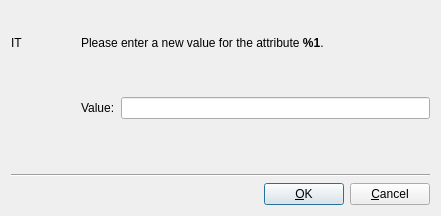
<?xml version="1.0" encoding="UTF-8"?>
<ui version="4.0">
 <class>StandardEditorDesign</class>
 <widget class="QDialog" name="StandardEditorDesign">
  <property name="geometry">
   <rect>
    <x>0</x>
    <y>0</y>
    <width>441</width>
    <height>216</height>
   </rect>
  </property>
  <property name="windowTitle">
   <string>Edit attribute</string>
  </property>
  <layout class="QGridLayout">
   <item row="0" column="0">
    <widget class="QLabel" name="iconLabel">
     <property name="sizePolicy">
      <sizepolicy hsizetype="Fixed" vsizetype="Fixed">
       <horstretch>0</horstretch>
       <verstretch>0</verstretch>
      </sizepolicy>
     </property>
     <property name="minimumSize">
      <size>
       <width>64</width>
       <height>64</height>
      </size>
     </property>
     <property name="text">
      <string comment="DO NOT TRANSLATE">IT</string>
     </property>
     <property name="wordWrap">
      <bool>false</bool>
     </property>
    </widget>
   </item>
   <item row="0" column="1">
    <widget class="QLabel" name="attributeLabel">
     <property name="text">
      <string>Please enter a new value for the attribute &lt;b&gt;%1&lt;/b&gt;.</string>
     </property>
     <property name="wordWrap">
      <bool>false</bool>
     </property>
    </widget>
   </item>
   <item row="1" column="1">
    <spacer name="spacer4_2">
     <property name="orientation">
      <enum>Qt::Vertical</enum>
     </property>
     <property name="sizeType">
      <enum>QSizePolicy::Fixed</enum>
     </property>
     <property name="sizeHint" stdset="0">
      <size>
       <width>21</width>
       <height>16</height>
      </size>
     </property>
    </spacer>
   </item>
   <item row="5" column="0" colspan="2">
    <layout class="QHBoxLayout">
     <item>
      <spacer name="spacer1">
       <property name="orientation">
        <enum>Qt::Horizontal</enum>
       </property>
       <property name="sizeType">
        <enum>QSizePolicy::Expanding</enum>
       </property>
       <property name="sizeHint" stdset="0">
        <size>
         <width>390</width>
         <height>21</height>
        </size>
       </property>
      </spacer>
     </item>
     <item>
      <widget class="QPushButton" name="okButton">
       <property name="text">
        <string>&amp;OK</string>
       </property>
       <property name="shortcut">
        <string>Alt+O</string>
       </property>
      </widget>
     </item>
     <item>
      <widget class="QPushButton" name="cancelButton">
       <property name="text">
        <string>&amp;Cancel</string>
       </property>
       <property name="shortcut">
        <string>Alt+C</string>
       </property>
      </widget>
     </item>
    </layout>
   </item>
   <item row="4" column="0" colspan="2">
    <widget class="Line" name="line2">
     <property name="frameShape">
      <enum>QFrame::HLine</enum>
     </property>
     <property name="frameShadow">
      <enum>QFrame::Sunken</enum>
     </property>
    </widget>
   </item>
   <item row="2" column="1">
    <layout class="QHBoxLayout">
     <item>
      <widget class="QLabel" name="textLabel3">
       <property name="sizePolicy">
        <sizepolicy hsizetype="Preferred" vsizetype="Preferred">
         <horstretch>0</horstretch>
         <verstretch>0</verstretch>
        </sizepolicy>
       </property>
       <property name="text">
        <string>Value:</string>
       </property>
       <property name="wordWrap">
        <bool>false</bool>
       </property>
      </widget>
     </item>
     <item>
      <widget class="QLineEdit" name="valueEdit"/>
     </item>
    </layout>
   </item>
   <item row="2" column="0" rowspan="2">
    <spacer name="spacer4">
     <property name="orientation">
      <enum>Qt::Vertical</enum>
     </property>
     <property name="sizeType">
      <enum>QSizePolicy::Expanding</enum>
     </property>
     <property name="sizeHint" stdset="0">
      <size>
       <width>20</width>
       <height>90</height>
      </size>
     </property>
    </spacer>
   </item>
   <item row="3" column="1">
    <spacer name="spacer5">
     <property name="orientation">
      <enum>Qt::Vertical</enum>
     </property>
     <property name="sizeType">
      <enum>QSizePolicy::Expanding</enum>
     </property>
     <property name="sizeHint" stdset="0">
      <size>
       <width>21</width>
       <height>16</height>
      </size>
     </property>
    </spacer>
   </item>
  </layout>
 </widget>
 <layoutdefault spacing="6" margin="11"/>
 <pixmapfunction>qPixmapFromMimeSource</pixmapfunction>
 <tabstops>
  <tabstop>valueEdit</tabstop>
  <tabstop>okButton</tabstop>
  <tabstop>cancelButton</tabstop>
 </tabstops>
 <resources/>
 <connections>
  <connection>
   <sender>okButton</sender>
   <signal>clicked()</signal>
   <receiver>StandardEditorDesign</receiver>
   <slot>accept()</slot>
   <hints>
    <hint type="sourcelabel">
     <x>20</x>
     <y>20</y>
    </hint>
    <hint type="destinationlabel">
     <x>20</x>
     <y>20</y>
    </hint>
   </hints>
  </connection>
  <connection>
   <sender>cancelButton</sender>
   <signal>clicked()</signal>
   <receiver>StandardEditorDesign</receiver>
   <slot>reject()</slot>
   <hints>
    <hint type="sourcelabel">
     <x>20</x>
     <y>20</y>
    </hint>
    <hint type="destinationlabel">
     <x>20</x>
     <y>20</y>
    </hint>
   </hints>
  </connection>
  <connection>
   <sender>valueEdit</sender>
   <signal>textChanged(QString)</signal>
   <receiver>StandardEditorDesign</receiver>
   <slot>updateValue()</slot>
   <hints>
    <hint type="sourcelabel">
     <x>20</x>
     <y>20</y>
    </hint>
    <hint type="destinationlabel">
     <x>20</x>
     <y>20</y>
    </hint>
   </hints>
  </connection>
 </connections>
</ui>
